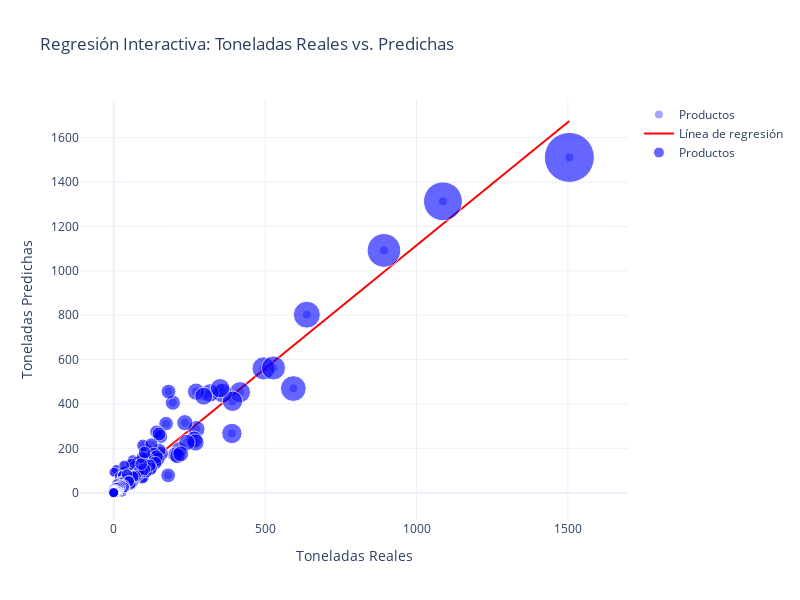

The cell this chart's notebook holds for it:
### Code cell
# Normalizar tamaños para que no sean desproporcionados
import numpy as np

# Usamos tn_real como base para el tamaño (y evitamos ceros o valores extremos)
sizes = df_comparado['tn_real']
sizes_scaled = 10 + 40 * (sizes - sizes.min()) / (sizes.max() - sizes.min())  # escala de 10 a 50

# Puntos con tamaño proporcional a tn_real
fig.add_trace(go.Scatter(
    x=df_comparado['tn_real'],
    y=df_comparado['tn_pred'],
    mode='markers',
    marker=dict(
        size=sizes_scaled,
        opacity=0.6,
        color='blue'
    ),
    text=df_comparado['product_id'],
    hovertemplate='Producto: %{text}<br>Reales: %{x:.2f}<br>Predichas: %{y:.2f}<br>Tamaño: %{marker.size:.0f}',
    name='Productos'
))

### Figure 1 — Plotly figure (JSON) as saved in the notebook; plotly's stock layout.template omitted (floating-point values rounded to 4 significant figures; data arrays with more than 128 entries replaced by an {"elided": "..."} marker saying what was removed)
{"data": [{"hovertemplate": "Producto: %{text}<br>Reales: %{x:.2f}<br>Predichas: %{y:.2f}", "marker": {"opacity": 0.6, "size": 8}, "mode": "markers", "name": "Productos", "text": {"elided": "744 int values"}, "type": "scatter", "x": {"elided": "744 float values"}, "y": {"elided": "744 float values"}}, {"line": {"color": "red"}, "mode": "lines", "name": "Línea de regresión", "type": "scatter", "x": [0.00311, 15.2, 30.4, 45.6, 60.8, 76.0, 91.2, 106.4, 121.6, 136.8, 152.0, 167.2, 182.4, 197.6, 212.8, 228.0, 243.2, 258.4, 273.6, 288.8, 304.0, 319.2, 334.4, 349.6, 364.8, 380.0, 395.2, 410.4, 425.6, 440.8, 456.0, 471.2, 486.4, 501.6, 516.8, 532.0, 547.2, 562.4, 577.6, 592.8, 608.0, 623.2, 638.4, 653.6, 668.8, 684.0, 699.1, 714.3, 729.5, 744.7, 759.9, 775.1, 790.3, 805.5, 820.7, 835.9, 851.1, 866.3, 881.5, 896.7, 911.9, 927.1, 942.3, 957.5, 972.7, 987.9, 1003.0, 1018.0, 1034.0, 1049.0, 1064.0, 1079.0, 1094.0, 1110.0, 1125.0, 1140.0, 1155.0, 1170.0, 1186.0, 1201.0, 1216.0, 1231.0, 1246.0, 1262.0, 1277.0, 1292.0, 1307.0, 1322.0, 1338.0, 1353.0, 1368.0, 1383.0, 1398.0, 1413.0, 1429.0, 1444.0, 1459.0, 1474.0, 1489.0, 1505.0], "y": [3.996, 20.88, 37.76, 54.64, 71.53, 88.41, 105.3, 122.2, 139.1, 155.9, 172.8, 189.7, 206.6, 223.5, 240.4, 257.2, 274.1, 291.0, 307.9, 324.8, 341.6, 358.5, 375.4, 392.3, 409.2, 426.1, 442.9, 459.8, 476.7, 493.6, 510.5, 527.4, 544.2, 561.1, 578.0, 594.9, 611.8, 628.7, 645.5, 662.4, 679.3, 696.2, 713.1, 729.9, 746.8, 763.7, 780.6, 797.5, 814.4, 831.2, 848.1, 865.0, 881.9, 898.8, 915.7, 932.5, 949.4, 966.3, 983.2, 1000.0, 1017.0, 1034.0, 1051.0, 1068.0, 1084.0, 1101.0, 1118.0, 1135.0, 1152.0, 1169.0, 1186.0, 1203.0, 1220.0, 1236.0, 1253.0, 1270.0, 1287.0, 1304.0, 1321.0, 1338.0, 1355.0, 1371.0, 1388.0, 1405.0, 1422.0, 1439.0, 1456.0, 1473.0, 1490.0, 1507.0, 1523.0, 1540.0, 1557.0, 1574.0, 1591.0, 1608.0, 1625.0, 1642.0, 1658.0, 1675.0]}, {"hovertemplate": "Producto: %{text}<br>Reales: %{x:.2f}<br>Predichas: %{y:.2f}<br>Tamaño: %{marker.size:.0f}", "marker": {"color": "blue", "opacity": 0.6, "size": {"elided": "744 float values"}}, "mode": "markers", "name": "Productos", "text": {"elided": "744 int values"}, "type": "scatter", "x": {"elided": "744 float values"}, "y": {"elided": "744 float values"}}], "layout": {"height": 600, "title": {"text": "Regresión Interactiva: Toneladas Reales vs. Predichas"}, "width": 800, "xaxis": {"title": {"text": "Toneladas Reales"}}, "yaxis": {"title": {"text": "Toneladas Predichas"}}}}
